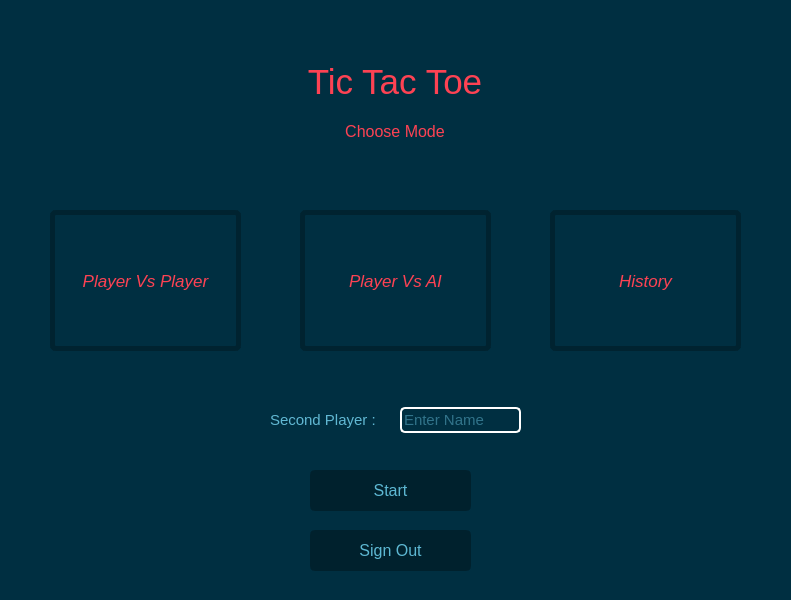
<?xml version="1.0" encoding="UTF-8"?>
<ui version="4.0">
 <class>mode_selector</class>
 <widget class="QDialog" name="mode_selector">
  <property name="geometry">
   <rect>
    <x>0</x>
    <y>0</y>
    <width>791</width>
    <height>600</height>
   </rect>
  </property>
  <property name="font">
   <font>
    <bold>false</bold>
   </font>
  </property>
  <property name="windowTitle">
   <string>Mode Selector</string>
  </property>
  <property name="styleSheet">
   <string notr="true">background-color: rgb(0, 47, 65);</string>
  </property>
  <widget class="QPushButton" name="PVP">
   <property name="geometry">
    <rect>
     <x>50</x>
     <y>210</y>
     <width>191</width>
     <height>141</height>
    </rect>
   </property>
   <property name="font">
    <font>
     <pointsize>13</pointsize>
     <italic>true</italic>
     <fontweight>Black</fontweight>
    </font>
   </property>
   <property name="styleSheet">
    <string notr="true">QPushButton{
color: rgb(253, 66, 83);
border: 5px solid rgb(0, 35, 48);
border-radius: 6px;
}
QPushButton:Hover{
background-color: rgb(0, 50, 68);
border-color: rgb(0, 35, 48);
}
QPushButton:Pressed{
border-color: rgb(253, 66, 83);
background-color: rgb(253, 66, 83);
color: rgb(0, 47, 65);
}</string>
   </property>
   <property name="text">
    <string>Player Vs Player</string>
   </property>
   <property name="flat">
    <bool>false</bool>
   </property>
  </widget>
  <widget class="QPushButton" name="PVAI">
   <property name="geometry">
    <rect>
     <x>300</x>
     <y>210</y>
     <width>191</width>
     <height>141</height>
    </rect>
   </property>
   <property name="font">
    <font>
     <pointsize>13</pointsize>
     <italic>true</italic>
     <underline>false</underline>
     <strikeout>false</strikeout>
     <fontweight>Black</fontweight>
    </font>
   </property>
   <property name="styleSheet">
    <string notr="true">QPushButton{
color: rgb(253, 66, 83);
border: 5px solid rgb(0, 35, 48);
border-radius: 6px;
}
QPushButton:Hover{
background-color: rgb(0, 50, 68);
border-color: rgb(0, 35, 48);
}
QPushButton:Pressed{
border-color: rgb(253, 66, 83);
background-color: rgb(253, 66, 83);
color: rgb(0, 47, 65);
}</string>
   </property>
   <property name="text">
    <string>Player Vs AI</string>
   </property>
  </widget>
  <widget class="QWidget" name="layoutWidget">
   <property name="geometry">
    <rect>
     <x>250</x>
     <y>60</y>
     <width>290</width>
     <height>93</height>
    </rect>
   </property>
   <layout class="QVBoxLayout" name="verticalLayout">
    <item>
     <widget class="QLabel" name="label">
      <property name="font">
       <font>
        <family>Segoe UI</family>
        <pointsize>26</pointsize>
        <italic>false</italic>
        <fontweight>Black</fontweight>
       </font>
      </property>
      <property name="styleSheet">
       <string notr="true">color: rgb(253, 66, 83);</string>
      </property>
      <property name="text">
       <string>Tic Tac Toe</string>
      </property>
      <property name="alignment">
       <set>Qt::AlignCenter</set>
      </property>
     </widget>
    </item>
    <item>
     <widget class="QLabel" name="label_4">
      <property name="font">
       <font>
        <family>Segoe UI</family>
        <pointsize>12</pointsize>
        <bold>false</bold>
       </font>
      </property>
      <property name="styleSheet">
       <string notr="true">color: rgb(253, 66, 83);</string>
      </property>
      <property name="text">
       <string>Choose Mode</string>
      </property>
      <property name="alignment">
       <set>Qt::AlignCenter</set>
      </property>
     </widget>
    </item>
   </layout>
  </widget>
  <widget class="QLineEdit" name="SecondBox">
   <property name="geometry">
    <rect>
     <x>400</x>
     <y>407</y>
     <width>121</width>
     <height>26</height>
    </rect>
   </property>
   <property name="font">
    <font>
     <pointsize>11</pointsize>
     <bold>false</bold>
    </font>
   </property>
   <property name="styleSheet">
    <string notr="true">color: rgb(97, 184, 211);
border: 2px solid white;
border-radius: 5px;
background: transparent;</string>
   </property>
   <property name="text">
    <string/>
   </property>
   <property name="placeholderText">
    <string>Enter Name</string>
   </property>
  </widget>
  <widget class="QLabel" name="SecondName">
   <property name="geometry">
    <rect>
     <x>270</x>
     <y>410</y>
     <width>121</width>
     <height>20</height>
    </rect>
   </property>
   <property name="font">
    <font>
     <pointsize>11</pointsize>
     <italic>false</italic>
     <bold>false</bold>
    </font>
   </property>
   <property name="styleSheet">
    <string notr="true">color: rgb(97, 184, 211);</string>
   </property>
   <property name="text">
    <string>Second Player :</string>
   </property>
   <property name="buddy">
    <cstring>SecondBox</cstring>
   </property>
  </widget>
  <widget class="QPushButton" name="start_button">
   <property name="geometry">
    <rect>
     <x>310</x>
     <y>470</y>
     <width>161</width>
     <height>41</height>
    </rect>
   </property>
   <property name="font">
    <font>
     <family>Segoe UI</family>
     <pointsize>12</pointsize>
     <italic>false</italic>
     <fontweight>Medium</fontweight>
    </font>
   </property>
   <property name="styleSheet">
    <string notr="true">QPushButton{
color: rgb(93, 184, 211);
background-color: rgb(0, 33, 45);
border: 3px solid;
border-radius: 5px;
border-color: rgb(0, 33, 45);
}
QPushButton:Hover{
border-color: rgb(0, 35, 48);
background-color: rgb(0, 35, 48);
}
QPushButton:Pressed:{
color: rgb(0, 33, 45);
background-color: rgb(93, 184, 211);
border-color: rgb(93, 184, 211);
}</string>
   </property>
   <property name="text">
    <string>Start</string>
   </property>
  </widget>
  <widget class="QPushButton" name="history">
   <property name="geometry">
    <rect>
     <x>550</x>
     <y>210</y>
     <width>191</width>
     <height>141</height>
    </rect>
   </property>
   <property name="font">
    <font>
     <pointsize>13</pointsize>
     <italic>true</italic>
     <fontweight>Black</fontweight>
    </font>
   </property>
   <property name="styleSheet">
    <string notr="true">QPushButton{
color: rgb(253, 66, 83);
border: 5px solid rgb(0, 35, 48);
border-radius: 6px;
}
QPushButton:Hover{
background-color: rgb(0, 50, 68);
border-color: rgb(0, 35, 48);
}
QPushButton:Pressed{
border-color: rgb(253, 66, 83);
background-color: rgb(253, 66, 83);
color: rgb(0, 47, 65);
}</string>
   </property>
   <property name="text">
    <string>History</string>
   </property>
  </widget>
  <widget class="QPushButton" name="sign_out">
   <property name="geometry">
    <rect>
     <x>310</x>
     <y>530</y>
     <width>161</width>
     <height>41</height>
    </rect>
   </property>
   <property name="font">
    <font>
     <pointsize>12</pointsize>
     <fontweight>Medium</fontweight>
    </font>
   </property>
   <property name="styleSheet">
    <string notr="true">QPushButton{
color: rgb(93, 184, 211);
background-color: rgb(0, 33, 45);
border: 3px solid;
border-radius: 5px;
border-color: rgb(0, 33, 45);
}
QPushButton:Hover{
border-color: rgb(0, 35, 48);
background-color: rgb(0, 35, 48);
}
QPushButton:Pressed{
background-color: rgb(93, 184, 211);
color:rgb(0, 33, 45);
border-color: rgb(93, 184, 211);
}</string>
   </property>
   <property name="text">
    <string>Sign Out</string>
   </property>
  </widget>
  <widget class="QLabel" name="pvpimg">
   <property name="geometry">
    <rect>
     <x>115</x>
     <y>300</y>
     <width>61</width>
     <height>51</height>
    </rect>
   </property>
   <property name="styleSheet">
    <string notr="true">background: transparent;
image: url(:/img/Images/people 2.png);</string>
   </property>
   <property name="text">
    <string/>
   </property>
  </widget>
  <widget class="QLabel" name="hisimg">
   <property name="geometry">
    <rect>
     <x>628</x>
     <y>300</y>
     <width>38</width>
     <height>38</height>
    </rect>
   </property>
   <property name="styleSheet">
    <string notr="true">background: transparent;
image: url(:/img/Images/history-book.png);</string>
   </property>
   <property name="text">
    <string/>
   </property>
  </widget>
  <widget class="QLabel" name="aiimg">
   <property name="geometry">
    <rect>
     <x>375</x>
     <y>298</y>
     <width>51</width>
     <height>45</height>
    </rect>
   </property>
   <property name="styleSheet">
    <string notr="true">background: transparent;
image: url(:/img/Images/com.png);</string>
   </property>
   <property name="text">
    <string/>
   </property>
  </widget>
  <zorder>PVP</zorder>
  <zorder>PVAI</zorder>
  <zorder>layoutWidget</zorder>
  <zorder>SecondBox</zorder>
  <zorder>SecondName</zorder>
  <zorder>start_button</zorder>
  <zorder>history</zorder>
  <zorder>sign_out</zorder>
  <zorder>hisimg</zorder>
  <zorder>aiimg</zorder>
  <zorder>pvpimg</zorder>
 </widget>
 <tabstops>
  <tabstop>PVP</tabstop>
  <tabstop>PVAI</tabstop>
  <tabstop>history</tabstop>
  <tabstop>SecondBox</tabstop>
  <tabstop>start_button</tabstop>
  <tabstop>sign_out</tabstop>
 </tabstops>
 <resources/>
 <connections/>
</ui>
